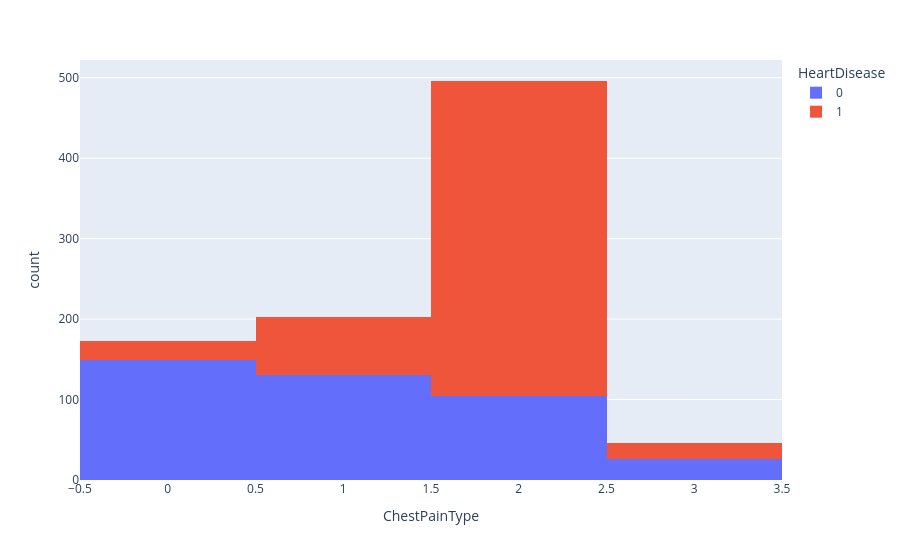

The notebook cell this image was saved under:
### Code cell
#chestpain vs heartdisease
px.histogram(heart_df,x='ChestPainType',color='HeartDisease')

### Figure 1 — Plotly figure (JSON) as saved in the notebook; plotly's stock layout.template omitted (floating-point values rounded to 4 significant figures; data arrays with more than 128 entries replaced by an {"elided": "..."} marker saying what was removed)
{"data": [{"alignmentgroup": "True", "bingroup": "x", "hovertemplate": "HeartDisease=0<br>ChestPainType=%{x}<br>count=%{y}<extra></extra>", "legendgroup": "0", "marker": {"color": "#636efa", "pattern": {"shape": ""}}, "name": "0", "offsetgroup": "0", "orientation": "v", "showlegend": true, "type": "histogram", "x": {"elided": "410 int values"}, "xaxis": "x", "yaxis": "y"}, {"alignmentgroup": "True", "bingroup": "x", "hovertemplate": "HeartDisease=1<br>ChestPainType=%{x}<br>count=%{y}<extra></extra>", "legendgroup": "1", "marker": {"color": "#EF553B", "pattern": {"shape": ""}}, "name": "1", "offsetgroup": "1", "orientation": "v", "showlegend": true, "type": "histogram", "x": {"elided": "508 int values"}, "xaxis": "x", "yaxis": "y"}], "layout": {"barmode": "relative", "legend": {"title": {"text": "HeartDisease"}, "tracegroupgap": 0}, "margin": {"t": 60}, "xaxis": {"anchor": "y", "domain": [0, 1], "title": {"text": "ChestPainType"}}, "yaxis": {"anchor": "x", "domain": [0, 1], "title": {"text": "count"}}}}
